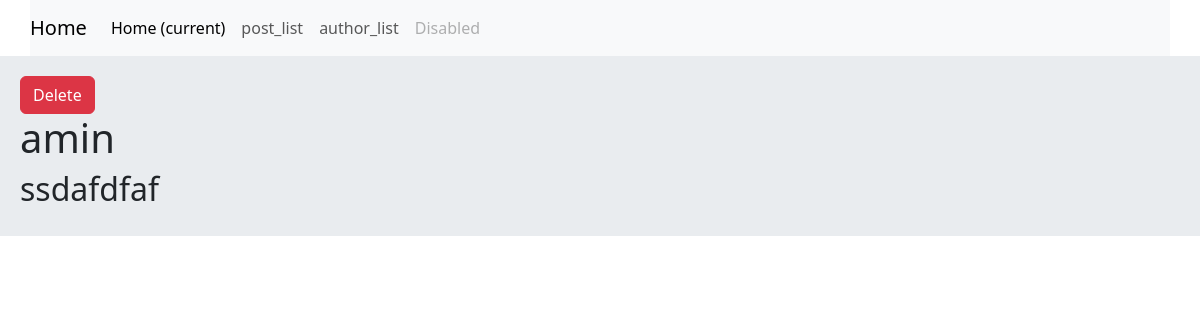
The page /author/1 on the database as committed earlier.
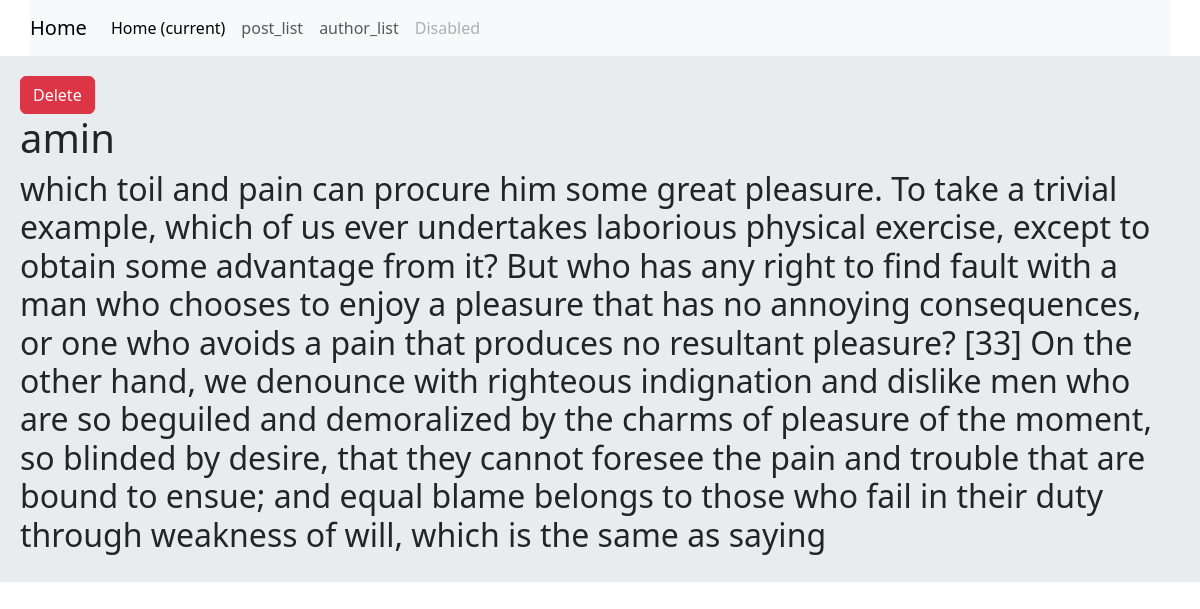
The same page on the database as committed later.
### Blogapp/models.py (models this page shows, shortened)
class Author(models.Model):
    name = models.CharField(max_length=200)
    bio = models.TextField()

### Blogapp/views.py (the view)
# urls.py: path('author/<int:Author_id>', views.author , name='authors'),
def author(request , Author_id):
    author = Author.objects.get(id= Author_id)
    return render(request , 'author.html',{'author':author})

### templates/author.html (shortened to what this page needs)
{%extends 'base.html' %}
{% block content %}
    <a href="" class='btn btn-danger'>Delete</a>
    <h1>{{ author.name }}</h1></hr>
    <h2>{{ author.bio  }}</h2></hr>
{% endblock %}

Rows that differ between the two databases and show on the page:
changed Author "amin": bio "ssdafdfaf" → "which toil and pain can procure him some great pleasure. To take a trivial example, which of us ever undertakes laborious physical exercise, except to obtain some advantage from it? But who has any right to find fault with a man who chooses to enjoy a pleasure that has no annoying consequences, or one who avoids a pain that produces no resultant pleasure? [33] On the other hand, we denounce with righteous indignation and dislike men who are so beguiled and demoralized by the charms of pleasure of the moment, so blinded by desire, that they cannot foresee the pain and trouble that are bound to ensue; and equal blame belongs to those who fail in their duty through weakness of will, which is…"
